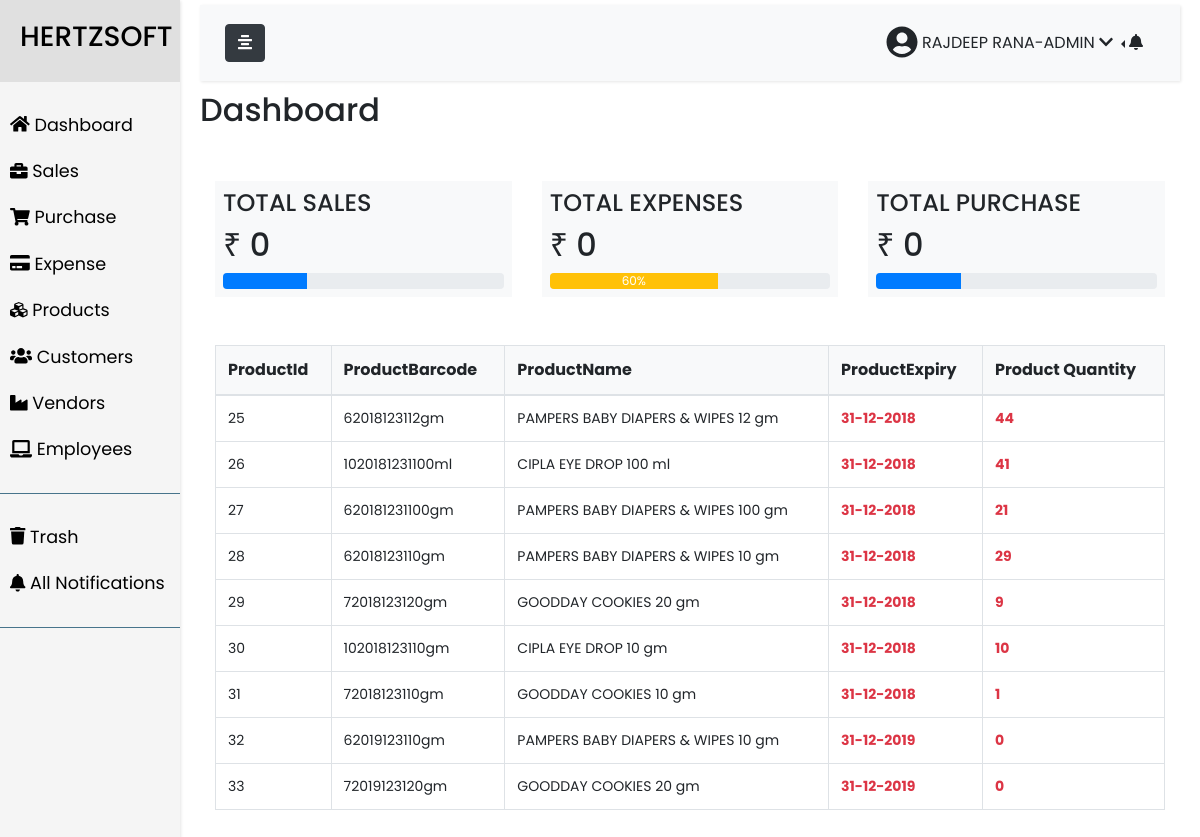
Screenshot of /index.php (signed in) with the database file from the repository.
### tables this page shows
CREATE TABLE `batch` (
  `batch_id` int(10) NOT NULL,
  `purchase_receipt_id` int(11) NOT NULL,
  `batch_product_id` int(10) NOT NULL,
  `product_unit` varchar(100) NOT NULL,
  `product_rate` int(100) NOT NULL,
  `product_sale_rate` text NOT NULL,
  `product_mrp` int(11) NOT NULL,
  `product_quantity` int(100) NOT NULL,
  `product_expiry` date NOT NULL,
  `product_barcode_no` text NOT NULL
);

CREATE TABLE `product` (
  `product_id` int(100) NOT NULL,
  `product_category` varchar(100) NOT NULL,
  `product_type` varchar(100) NOT NULL,
  `product_brand` varchar(100) NOT NULL,
  `product_name` varchar(100) NOT NULL,
  `product_description` varchar(100) NOT NULL,
  `product_tax` float NOT NULL,
  `product_delete_flag` int(11) NOT NULL DEFAULT '0'
);

### index.php (the view, shortened to what this page needs)
<?php include('includes/header.php');?>
<?php
$emp_id=$_SESSION['emp_id'];
$date=date('Y-m-d');
if($_SESSION['emp_designation'] == 'admin'){
$purchase_sum = "SELECT SUM(purchase_receipt_grand_total) FROM `purchase_receipt` WHERE  purchase_receipt_date='$date'";
}
else
{
$purchase_sum = "SELECT SUM(purchase_receipt_grand_total) FROM `purchase_receipt` WHERE purchase_receipt_employee_id= $emp_id AND purchase_receipt_date='$date'";
}
 $purchase_sum_result = mysqli_query($connect,$purchase_sum);
$get_sum=0;
while($row= mysqli_fetch_row( $purchase_sum_result))
{
    $get_sum=$row[0];
}
 if($get_sum == "")
 {
     $get_sum = 0;
 }
if($_SESSION['emp_designation'] == 'admin')
{
$sales_sum = "SELECT SUM(sales_receipt_grand_total) FROM `sales_receipt` WHERE sales_receipt_delete_flag=0 AND sales_receipt_date='$date'";
}
else
{
$sales_sum = "SELECT SUM(sales_receipt_grand_total) FROM `sales_receipt` WHERE sales_receipt_employee_id= $emp_id AND sales_receipt_delete_flag=0 AND sales_receipt_date='$date'";
}
$sales_sum_result = mysqli_query($connect,$sales_sum);
$get_sales_sum=0;
 while($row1= mysqli_fetch_row( $sales_sum_result)){
        $get_sales_sum=$row1[0];
        }
 if($get_sales_sum == "")
 {
     $get_sales_sum = 0;
 }
if($_SESSION['emp_designation'] == 'admin'){
$expense_sum="SELECT SUM(expense_amount) FROM `expense` WHERE expense_date='$date'";
}
else
{
$expense_sum="SELECT SUM(expense_amount) FROM `expense` WHERE expense_employee_id= $emp_id AND expense_date='$date'";
}
$expense_sum_result=mysqli_query($connect,$expense_sum);
$get_expense_sum=0;
while($row2= mysqli_fetch_row($expense_sum_result)){
    $get_expense_sum=$row2[0];
}
 if($get_expense_sum == "")
 {
     $get_expense_sum = 0;
 }
$batch_products="SELECT batch.*,`product`.product_name FROM `batch` INNER JOIN product WHERE batch.batch_product_id=product.product_id AND batch.product_quantity < 100";
$batch_products_result=mysqli_query($connect,$batch_products);
?>
<h2>Dashboard</h2>
<div class="section-admin container-fluid mt-5">
    <div class="row admin text-center">
        <div class="col-md-12 ">
            <div class="row">
                <div class="col-lg-4 col-md-4 col-sm-4 col-s-12 mt-1 ">
                    <div class="admin-content analysis-progrebar-ctn res-mg-t-15  bg-light  p-2">
                        <div class="text-left text-uppercase h4 ">Total Sales</div>
                        <div class="row vertical-center-box vertical-center-box-tablet">
                            <div class="col-sm-9 h2 text-left">
                                <span style="font-family:Times New Roman;"> &#8377;</span>
                                <?php echo $get_sales_sum;?>
                            </div>
                        </div>
                        <div class="progress progress-mini">
                            <div style="width: 30%;" class="progress-bar bg-green"></div>
                        </div>
                    </div>
                </div>
                <div class="col-lg-4 col-md-4 col-sm-4 col-s-12 mt-1 ">
                    <div class="admin-content analysis-progrebar-ctn res-mg-t-15  bg-light  p-2">
                        <div class="text-left text-uppercase h4 ">Total Expenses</div>
                        <div class="row vertical-center-box vertical-center-box-tablet">
                            <div class="col-sm-9 h2 text-left">
                                <span style="font-family:Times New Roman;"> &#8377;</span>
                                <?php echo $get_expense_sum;?>
                            </div>
                        </div>
                        <div class="progress progress-mini">
                            <div style="width: 60%;" class="progress-bar bg-warning text-center">60%</div>
                        </div>
                    </div>
                </div>
                <div class="col-lg-4 col-md-4 col-sm-4 col-s-12 mt-1 ">
                    <div class="admin-content analysis-progrebar-ctn res-mg-t-15  bg-light p-2 ">
                        <div class="text-left text-uppercase h4 ">Total Purchase</div>
                        <div class="row vertical-center-box vertical-center-box-tablet">
                            <div class="col-sm-9 h2 text-left">
                                <span style="font-family:Times New Roman;"> &#8377;</span>
                                <?php echo $get_sum;?>
                            </div>
                        </div>
                        <div class="progress progress-mini">
                            <div style="width: 30%;" class="progress-bar bg-green"></div>
                        </div>
                    </div>
                </div>
            </div>
        </div>
    </div>
</div>
<div class="container mt-5">
    <div class="table-responsive">
        <table class="table table-bordered table-hover" id="">
            <thead class="bg-light">
                <tr>
                    <th>ProductId</th>
                    <th>ProductBarcode</th>
                    <th>ProductName</th>
                    <th>ProductExpiry</th>
                    <th>Product Quantity</th>
                </tr>
            </thead>
            <tbody>
                <?php while($row3=mysqli_fetch_assoc($batch_products_result)){
    $newdate=date_create($row3['product_expiry']);
    $datediff=date_diff(date_create(date("Y-m-d")),$newdate);
    ?>
                <tr>
                    <td>
                        <?php echo $row3[ 'batch_id']; ?>
                    </td>
                    <td>
                        <?php echo $row3 ['product_barcode_no'] ;?>
                    </td>
                    <td>
                        <?php echo $row3[ 'product_name']." " .$row3['product_unit'] ;?>
                    </td>
                    <td>
                        <?php echo ($datediff->format("%R%a days")>30)?date('d-m-Y', strtotime($row3['product_expiry'])) : "<span class='text-danger font-weight-bold'>".date('d-m-Y', strtotime($row3['product_expiry']))."</span>" ?>
                    </td>
                    <td>
                        <?php echo ($row3[ 'product_quantity']>=50)? $row3['product_quantity'] : "<span class='text-danger font-weight-bold'>".$row3[ 'product_quantity']."</span>" ;?>
                    </td>
                </tr>
                <?php  }    ?>
            </tbody>
        </table>
    </div>
</div>
<?php include('includes/footer.php');?>

### includes/header.php (shortened to what this page needs)
<!DOCTYPE html>
<html>
<head>
    <link rel="stylesheet" href="assests/materialize_colors.css">
    <link rel="stylesheet" href="assests/bootstrap.css">
    <link rel="stylesheet" href="assests/style4.css">
    <link rel="stylesheet" href="//cdn.datatables.net/1.10.19/css/jquery.dataTables.min.css">
    <link href="https://cdnjs.cloudflare.com/ajax/libs/toastr.js/latest/css/toastr.min.css" rel="stylesheet" />
</head>
<body>
    <div class="wrapper">
        <nav id="sidebar">
            <div class="sidebar-header">
                <a href="index.php">
                    <h3 class="text-center">HERTZSOFT</h3>
                </a>
            </div>
            <ul class="list-unstyled components mb-0">
                <li>
                    <a href="index.php">
                        <i class="fas fa-home"></i>
                        <span>Dashboard</span>
                    </a>
                </li>
                <li>
                    <a href="sales.php">
                        <i class="fas fa-briefcase"></i>
                        <span>Sales</span>
                    </a>
                </li>
                <li>
                    <?php if($_SESSION['emp_designation'] != 'Executive'){ ?>
                    <a href="purchase.php">
                        <i class="fa fa-shopping-cart" aria-hidden="true"></i>
                        <span>Purchase</span>
                    </a>
                </li>
                <?php } ?>
                <li>
                    <a href="expense.php"><i class="fa fa-credit-card" aria-hidden="true"></i>
                        <span>Expense</span>
                    </a>
                </li>
                <li>
                    <a href="products.php"><i class="fa fa-cubes" aria-hidden="true"></i>
                        <span>Products</span>
                    </a>
                </li>
                <li>
                    <a href="customer.php"><i class="fa fa-users" aria-hidden="true"></i>
                        <span>Customers</span></a>
                </li>
                <li>
                    <a href="vendor.php"><i class="fa fa-industry" aria-hidden="true"></i>
                        <span>Vendors</span></a>
                </li>
                <li>
                    <a href="employee.php?"><i class="fa fa-laptop" aria-hidden="true"></i>
                        <span>Employees</span></a>
                </li>
            </ul>
            <?php if($_SESSION['emp_designation'] == 'admin'){ ?>
            <ul class="list-unstyled components">
                <li><a href="trash.php"><i class="fa fa-trash" aria-hidden="true"></i>
                        <span>Trash</span></a>
                </li>
                <li><a href="notifications.php"><i class="fa fa-bell" aria-hidden="true"></i>
                        <span>All Notifications</span></a>
                </li>
            </ul>
            <?php } ?>
        </nav>
        <div id="content">
            <nav class="navbar navbar-expand-lg navbar-light bg-light">
                <div class="container-fluid">
                    <a><span id="sidebarCollapse" class="btn btn-dark">
                            <i class="fas fa-align-center"></i>
                        </span></a>
                    <div class="dropdown d-flex align-items-center">
                        <a href="#" data-toggle="dropdown" aria-haspopup="true"><i class="fa fa-user-circle fa-2x mr-1" aria-hidden="true"></i></a>
                        <a href="#" data-toggle="dropdown" aria-haspopup="true" aria-expanded="false">
                            <?php echo strtoupper($_SESSION['emp_first_name']." ".$_SESSION['emp_last_name']."-". $_SESSION['emp_designation']); ?>
                            <i class="fa fa-chevron-down" style="cursor:hand;" data-toggle="dropdown" aria-hidden="true"></i>
                        </a>
                        <div class="dropleft">
                            <a href="#" id="notification_icon" class="mx-2 dropdown-toggle" data-toggle="dropdown" aria-haspopup="true"><i class="fa fa-bell  mr-1" aria-hidden="true"></i></a>
                        </div>
                    </div>
                </div>
            </nav>

### includes/footer.php (shortened to what this page needs)
</div>
</div>
</body>
</html>

### assests/style4.css (style rules this page uses)
body { font-family: 'Poppins', sans-serif; }
a, a:hover, a:focus { color: inherit; text-decoration: none; transition: all 0.3s; }
.navbar { padding: 19px 10px; background: #fff; border: none; border-radius: 0; margin-bottom: 10px; box-shadow: 1px 1px 3px rgba(0, 0, 0, 0.1); }
i, span { display: inline-block; }
.wrapper { display: flex; align-items: stretch; }
#sidebar { min-height: 100vh !important; max-height: auto !important; min-width: 15%; max-width: 15%; background: whitesmoke; color: black; transition: all 0.3s; box-shadow: 1px 1px 3px rgba(0, 0, 0, 0.1); }
#sidebar ul li a { text-align: left; }
#sidebar .sidebar-header { padding: 20px; background: #e0e0e0; }
#sidebar ul.components { padding: 20px 0; border-bottom: 1px solid #47748b; }
#sidebar ul li a { padding: 10px; font-size: 1.1em; display: block; }
.dropdown-toggle::after { display: block; position: absolute; top: 50%; right: 20px; transform: translateY(-50%); }
#content { max-width: 85%; min-width: 85%; padding: 20px; padding-top: 5px; min-height: 90vh; transition: all 0.3s; }
table>tbody>tr>td { font-size: 14px; }

### rows the page displays
batch: batch_id "25", product_barcode_no "62018123112gm", batch_product.product_name "PAMPERS BABY DIAPERS & WIPES", product_unit "12 gm", product_expiry "31-12-2018", product_quantity "44"
batch: batch_id "26", product_barcode_no "1020181231100ml", batch_product.product_name "CIPLA EYE DROP", product_unit "100 ml", product_expiry "31-12-2018", product_quantity "41"
batch: batch_id "27", product_barcode_no "620181231100gm", batch_product.product_name "PAMPERS BABY DIAPERS & WIPES", product_unit "100 gm", product_expiry "31-12-2018", product_quantity "21"
batch: batch_id "28", product_barcode_no "62018123110gm", batch_product.product_name "PAMPERS BABY DIAPERS & WIPES", product_unit "10 gm", product_expiry "31-12-2018", product_quantity "29"
batch: batch_id "29", product_barcode_no "72018123120gm", batch_product.product_name "GOODDAY COOKIES", product_unit "20 gm", product_expiry "31-12-2018", product_quantity "9"
batch: batch_id "30", product_barcode_no "102018123110gm", batch_product.product_name "CIPLA EYE DROP", product_unit "10 gm", product_expiry "31-12-2018", product_quantity "10"
batch: batch_id "31", product_barcode_no "72018123110gm", batch_product.product_name "GOODDAY COOKIES", product_unit "10 gm", product_expiry "31-12-2018", product_quantity "1"
batch: batch_id "32", product_barcode_no "62019123110gm", batch_product.product_name "PAMPERS BABY DIAPERS & WIPES", product_unit "10 gm", product_expiry "31-12-2019", product_quantity "0"
batch: batch_id "33", product_barcode_no "72019123120gm", batch_product.product_name "GOODDAY COOKIES", product_unit "20 gm", product_expiry "31-12-2019", product_quantity "0"

### other values shown
$get_sales_sum "0"
$get_expense_sum "0"
$get_sum "0"
